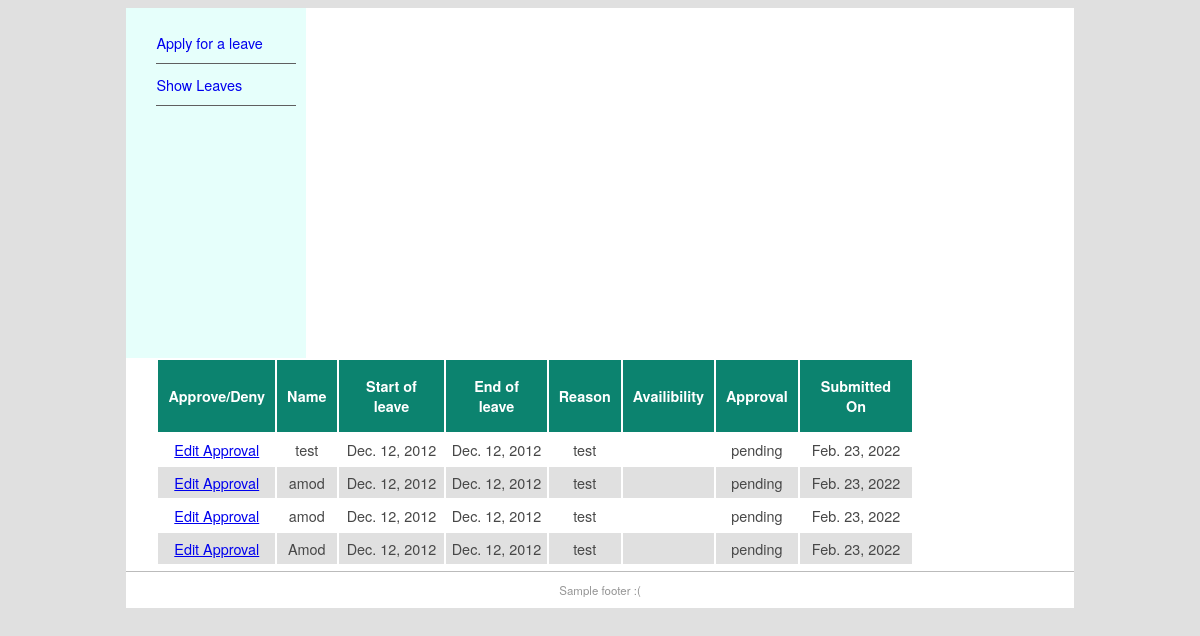
/show, run on an earlier commit of the app's database.
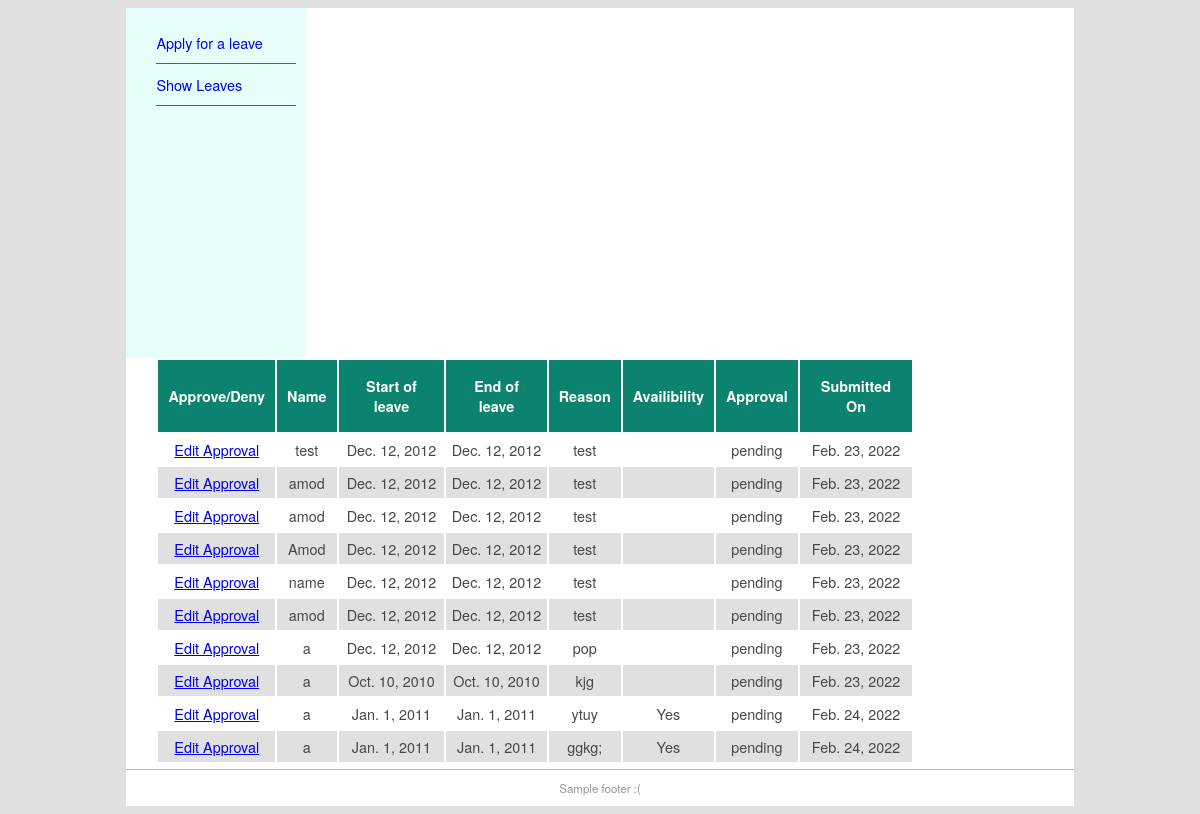
And on a later commit of the database.
### demo/models.py (models this page shows, shortened)
class Leave(models.Model):
    name = models.CharField(max_length=100)
    designation = models.CharField(max_length=60)
    leavestart = models.DateField('Start date of leave (mm/dd/yy)')
    leaveend = models.DateField('End date of leave (mm/dd/yy)')
    reason = models.TextField()
    availibilty = models.CharField(max_length=20)
    approval = models.CharField(max_length=40, choices=APPROVAL_CHOICES)
    submitted = models.DateField(auto_now_add=True)

### demo/views.py (the view)
# urls.py: path('show', LeaveList.as_view(), name='show-leaves'),
class LeaveList(ListView):
    context_object_name = 'all_leaves'
    def get_queryset(self):
        return Leave.objects.filter()
    def get_context_data(self, **kwargs):
        context = super(LeaveList, self).get_context_data(**kwargs)
        return context

### demo/templates/demo/leave_list.html
{% extends "demo/leave.html" %}
{% block content %}
<table class="quote">
    <tr class="quotehdr">
    <th>Approve/Deny</th><th>Name</th><th>Start of leave</th><th>End of leave</th><th>Reason</th><th>Availibility</th><th>Approval</th><th>Submitted On</th>
    </tr>
    {% for leave in all_leaves %}
    <tr class="quoterow {% cycle '' 'altrow' %}">
        <td><a href="show/{{ leave.id }}">Edit Approval</a></td>
        <td>{{ leave.name }}</td>
        <td>{{ leave.leavestart }}</td>
        <td>{{ leave.leaveend }}</td>
        <td>{{ leave.reason }}</td>
        <td>{{ leave.availibilty }}</td>
        <td>{{ leave.approval|default:'pending' }}</td>
        <td>{{ leave.submitted }}</td>
    </tr>
    {% endfor %}
</table>
{% endblock content %}

What changed in the data, as far as the page shows it:
added Leave: name "name", leavestart "Dec. 12, 2012", leaveend "Dec. 12, 2012", reason "test", approval "pending", submitted "Feb. 23, 2022"
added Leave: name "amod", leavestart "Dec. 12, 2012", leaveend "Dec. 12, 2012", reason "test", approval "pending", submitted "Feb. 23, 2022"
added Leave: name "a", leavestart "Dec. 12, 2012", leaveend "Dec. 12, 2012", reason "pop", approval "pending", submitted "Feb. 23, 2022"
added Leave: name "a", leavestart "Oct. 10, 2010", leaveend "Oct. 10, 2010", reason "kjg", approval "pending", submitted "Feb. 23, 2022"
added Leave: name "a", leavestart "Jan. 1, 2011", leaveend "Jan. 1, 2011", reason "ytuy", availibilty "Yes", approval "pending", submitted "Feb. 24, 2022"
added Leave: name "a", leavestart "Jan. 1, 2011", leaveend "Jan. 1, 2011", reason "ggkg;", availibilty "Yes", approval "pending", submitted "Feb. 24, 2022"
